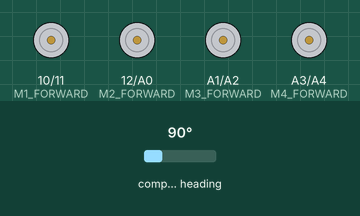
The sketch below on a simulated Arduino Uno, built with avr-gcc and run on an emulated ATmega328P. Parts: motor-driver pin pairs drawn as motors (green arrow = first pin HIGH = forward, orange = second pin HIGH = backward, longer = more drive). The test bench sets the inputs (shaded band); at power-on: compass heading 90°.

Above: at 1.8 s.
1.9 s: compass heading set to 180°
At 2.2 s:
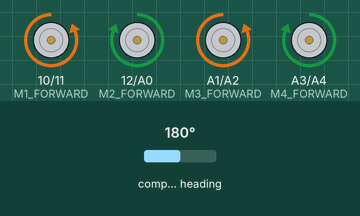
Timing chart, 0 to 4.9 s (numbered marks = the images above; inputs shaded):
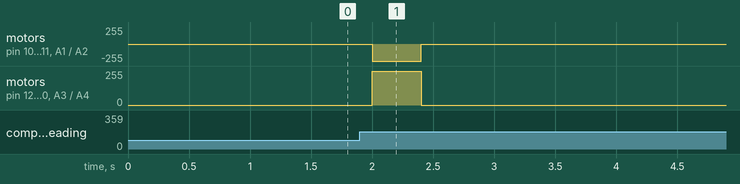

The sketch:

left_rotator_gyro_002.ino
```cpp
#include <NewPing.h>
#include "Wire.h"
#include "I2Cdev.h"
#include "HMC5883L.h"
HMC5883L mag;

//MOTOR DRIVER PIN CONFIGURATION
#define M1_FORWARD 10
#define M1_BACKWARD 11

#define M2_FORWARD 12
#define M2_BACKWARD A0

#define M3_FORWARD  A1
#define M3_BACKWARD A2

#define M4_FORWARD A3
#define M4_BACKWARD A4

//MAXIMUM DISTANCE FOR ULTARSONIC SENSOR
#define MAX_DISTANCE 4000


bool flag = false;
bool loop_flag  = true;

//for gyroscop
int16_t mx, my, mz;
bool blinkState = false;

void setup() {

    Wire.begin();
    Serial.begin(38400);
    mag.initialize();
  //MOTOR DRIVER PIN CONFIGURATION
  pinMode(M1_FORWARD,OUTPUT);
  pinMode(M1_BACKWARD,OUTPUT);

  pinMode(M2_FORWARD,OUTPUT);
  pinMode(M2_BACKWARD,OUTPUT);

  pinMode(M3_FORWARD,OUTPUT);
  pinMode(M3_BACKWARD,OUTPUT);

  pinMode(M4_FORWARD,OUTPUT);
  pinMode(M4_BACKWARD,OUTPUT);

  //MOTOR DRIVER INITIAL CONDITION
  bot_engine_stop();}

void loop() {

  if(flag){

  }else{

      left_rotaor();
      flag = true;
  }

}

void left_rotaor (){


  float ref_coordinate = 0;
  float end_coordinate = 0;
  ref_coordinate = bot_compass();
  delay(1000);
  end_coordinate =(ref_coordinate + 50);

  bool loop_flag = true;
  while(loop_flag){
    float coordinate = 0;
    coordinate = bot_compass();
    delay(1000);
    if(coordinate > end_coordinate){

      break;
    }
    //rotator
    bot_clock(400);
    bot_engine_stop();
    delay(2000);
  }
}

//suporting functions

//gyrosciop
float bot_compass (void){
    mag.getHeading(&mx, &my, &mz);
    float heading = atan2(my, mx);
    float heading_degree = 0;
    if(heading < 0)
      heading += 2 * M_PI;
      heading_degree = (heading * 180/M_PI);

      return heading_degree;
}

void bot_clock (int w){

  //(clock)
        digitalWrite(M1_FORWARD,LOW);
        digitalWrite(M1_BACKWARD,HIGH);

        digitalWrite(M2_FORWARD,HIGH);
        digitalWrite(M2_BACKWARD,LOW);

        digitalWrite(M3_FORWARD,LOW);
        digitalWrite(M3_BACKWARD,HIGH);

        digitalWrite(M4_FORWARD,HIGH);
        digitalWrite(M4_BACKWARD,LOW);
        delay(w);

}

void bot_anti_clock (int w){

  //(counter_clock)
        digitalWrite(M1_FORWARD,HIGH);
        digitalWrite(M1_BACKWARD,LOW);

        digitalWrite(M2_FORWARD,LOW);
        digitalWrite(M2_BACKWARD,HIGH);

        digitalWrite(M3_FORWARD,HIGH);
        digitalWrite(M3_BACKWARD,LOW);

        digitalWrite(M4_FORWARD,LOW);
        digitalWrite(M4_BACKWARD,HIGH);
        delay(w);

}

void bot_engine_stop (){

  //stop
  digitalWrite(M1_FORWARD,LOW);
  digitalWrite(M1_BACKWARD,LOW);

  digitalWrite(M2_FORWARD,LOW);
  digitalWrite(M2_BACKWARD,LOW);

  digitalWrite(M3_FORWARD,LOW);
  digitalWrite(M3_BACKWARD,LOW);

  digitalWrite(M4_FORWARD,LOW);
  digitalWrite(M4_BACKWARD,LOW);

}

void bot_forward (int w){

  //forward
  digitalWrite(M1_FORWARD,HIGH);
  digitalWrite(M1_BACKWARD,LOW);

  digitalWrite(M2_FORWARD,HIGH);
  digitalWrite(M2_BACKWARD,LOW);

  digitalWrite(M3_FORWARD,HIGH);
  digitalWrite(M3_BACKWARD,LOW);

  digitalWrite(M4_FORWARD,HIGH);
  digitalWrite(M4_BACKWARD,LOW);
  delay(w);

}

void bot_backward (int w){

  //backward
  digitalWrite(M1_FORWARD,LOW);
  digitalWrite(M1_BACKWARD,HIGH);

  digitalWrite(M2_FORWARD,LOW);
  digitalWrite(M2_BACKWARD,HIGH);

  digitalWrite(M3_FORWARD,LOW);
  digitalWrite(M3_BACKWARD,HIGH);

  digitalWrite(M4_FORWARD,LOW);
  digitalWrite(M4_BACKWARD,HIGH);
  delay(w);

}
```

Measured:
- after the input at 1.9 s, motor on pin 10 (M1_FORWARD) / pin 11 (M1_BACKWARD), motor on pin 12 (M2_FORWARD) / A0 (M2_BACKWARD), motor on A1 (M3_FORWARD) / A2 (M3_BACKWARD), motor on A3 (M4_FORWARD) / A4 (M4_BACKWARD): goes on until 2.4 s, then stays stopped
